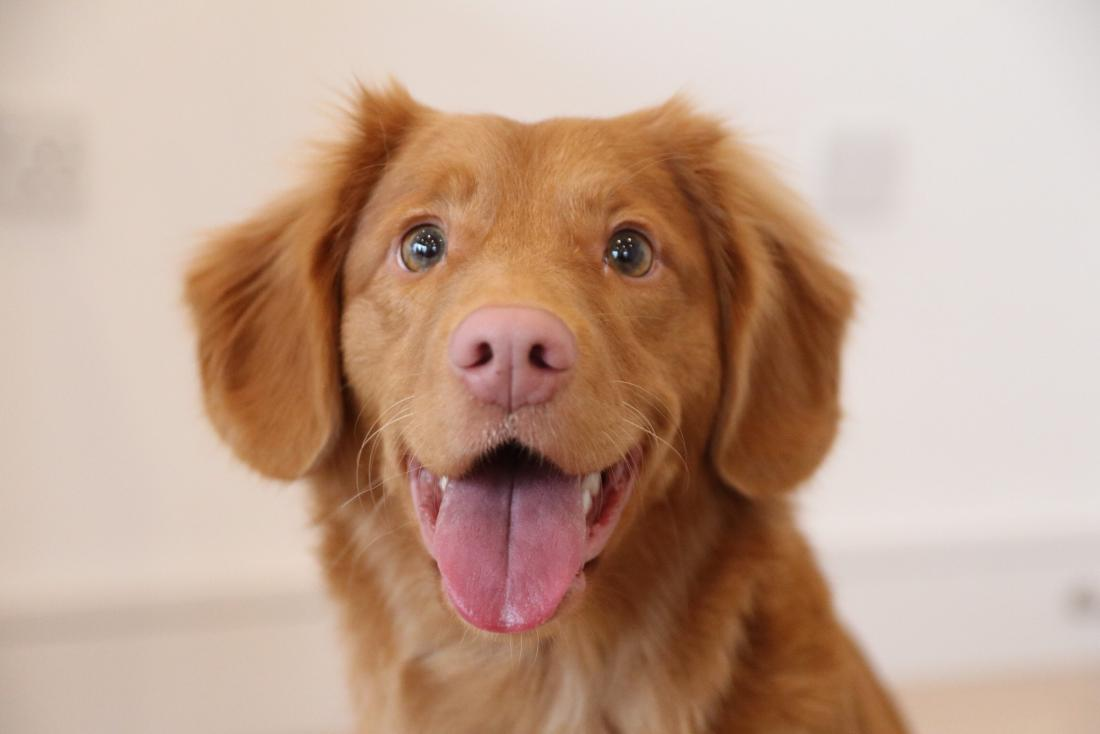
#> input picture Weeks/W0302/puppy.jpg, 1100 x 734 px
$ python 'threshold(1).py'
#> lines starting #> are read from the running program, lines starting #| are printed output that depends on the picture; after the words box and inside, x2 and y2 are one past the last pixel; in counts of white or black regions, pixels touching at a corner belong together
#COS 470 by Xin Zhang
import cv2
import numpy as np

# Load a grayscale image
image = cv2.imread('puppy.jpg', cv2.IMREAD_GRAYSCALE)
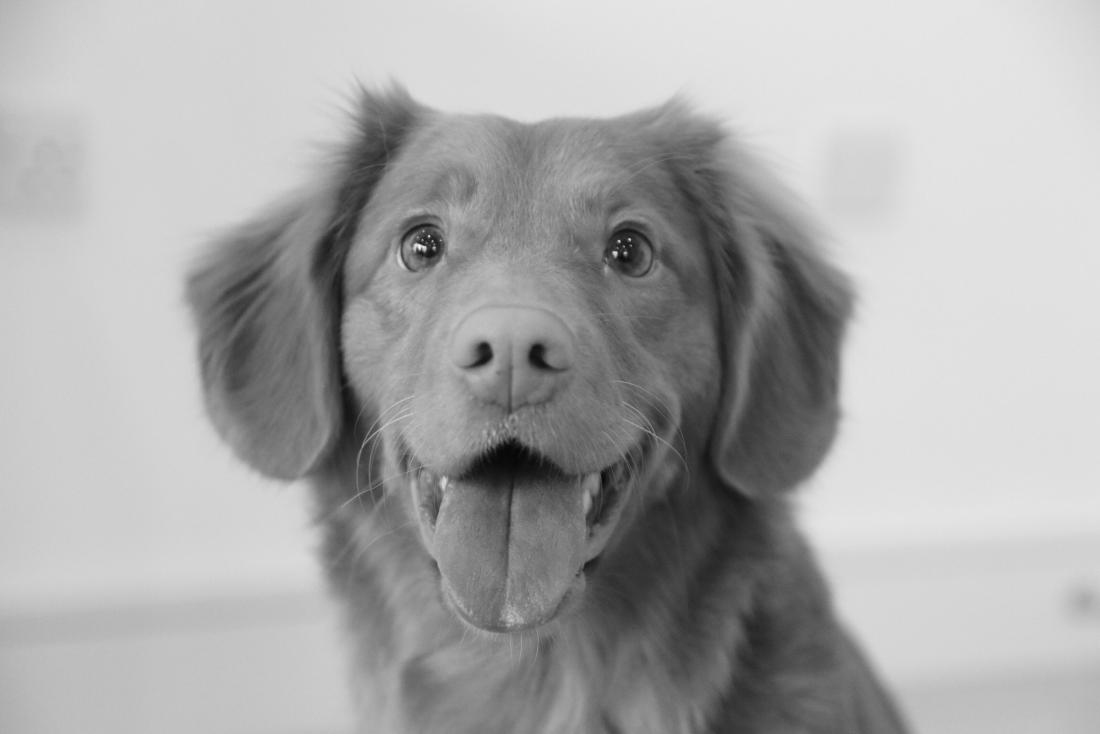
#> image: shape (734, 1100); min 3, max 251, mean 169.5
image = cv2.resize(image, (100, 50))
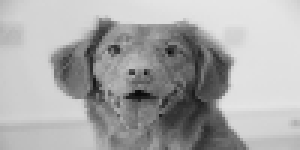
#> image: shape (50, 100) (shown 3 times larger); min 10, max 230, mean 169.4
# 1. simple threshold
# Apply simple thresholding
threshold_value = 127
retval, binary_image = cv2.threshold(image, threshold_value, 255, cv2.THRESH_BINARY)
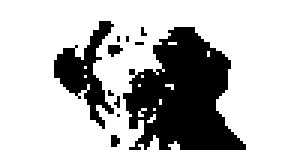
#> binary_image: shape (50, 100) (shown 3 times larger); 72.5% white; 11 black regions (9 under 20 px), largest, box (x1, y1, x2, y2) and area: (41, 9, 82, 50) 1054, (18, 7, 38, 43) 277
#> retval = 127

# Display the original and thresholded images
print("Threshold Value Used:", retval)
#| Threshold Value Used: 127.0
cv2.imshow('Original Image', image)
cv2.imshow('Binary Image', binary_image)
cv2.waitKey(0)
cv2.destroyAllWindows()

# 2. adaptive threshold
# Apply adaptive thresholding
adaptive_binary_image = cv2.adaptiveThreshold(image, 255, cv2.ADAPTIVE_THRESH_GAUSSIAN_C,
                                              cv2.THRESH_BINARY, 11, 2)
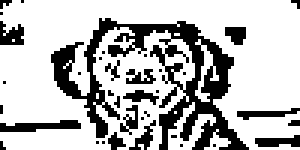
#> adaptive_binary_image: shape (50, 100) (shown 3 times larger); 72.8% white; 36 black regions (25 under 20 px), largest, box (x1, y1, x2, y2) and area: (17, 6, 83, 50) 921, (0, 40, 27, 44) 69, (0, 7, 8, 15) 44

# Display the original and thresholded images
cv2.imshow('Original Image', image)
cv2.imshow('Adaptive Thresholding', adaptive_binary_image)
cv2.waitKey(0)
cv2.destroyAllWindows()


# 3. OTSU
# Apply Otsu's thresholding
retval, otsu_binary_image = cv2.threshold(image, 0, 255, cv2.THRESH_BINARY + cv2.THRESH_OTSU)
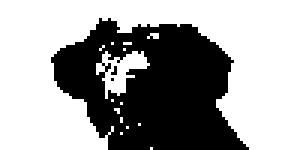
#> otsu_binary_image: shape (50, 100) (shown 3 times larger); 62.4% white; 3 black regions (2 under 20 px), largest, box (x1, y1, x2, y2) and area: (17, 6, 83, 50) 1873
#> retval = 156

# Display the original and Otsu thresholded images
print("Otsu's Optimal Threshold Value:", retval)
#| Otsu's Optimal Threshold Value: 156.0
cv2.imshow('Original Image', image)
cv2.imshow('Otsu Thresholding', otsu_binary_image)
cv2.waitKey(0)
cv2.destroyAllWindows()
